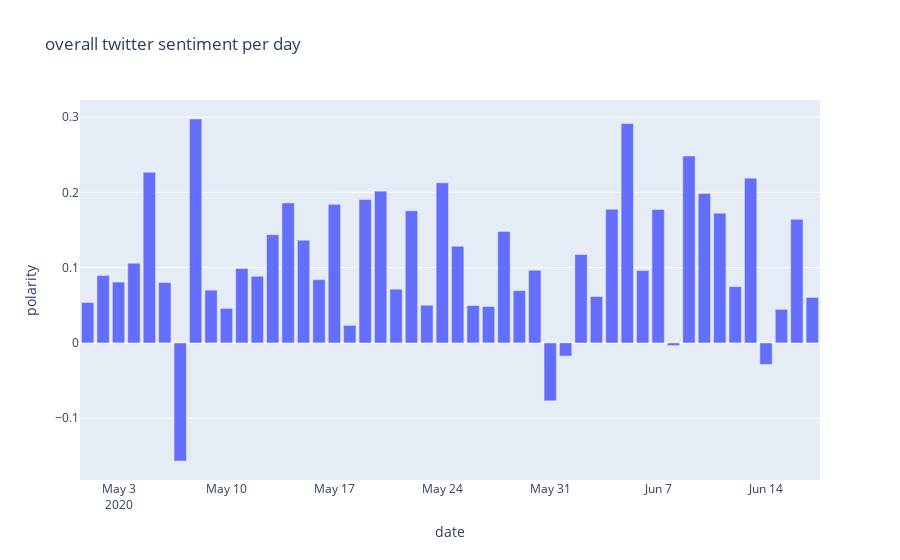

This figure's notebook cell:
### Code cell
#vizualization of tweet sentiment per day
fig = px.bar(groupeddf, x='date', y='polarity',title='overall twitter sentiment per day')
fig.show()

### Figure 1 — Plotly figure (JSON) as saved in the notebook; plotly's stock layout.template omitted (floating-point values rounded to 4 significant figures)
{"data": [{"alignmentgroup": "True", "hovertemplate": "date=%{x}<br>polarity=%{y}<extra></extra>", "legendgroup": "", "marker": {"color": "#636efa"}, "name": "", "offsetgroup": "", "orientation": "v", "showlegend": false, "textposition": "auto", "type": "bar", "x": ["2020-05-01", "2020-05-02", "2020-05-03", "2020-05-04", "2020-05-05", "2020-05-06", "2020-05-07", "2020-05-08", "2020-05-09", "2020-05-10", "2020-05-11", "2020-05-12", "2020-05-13", "2020-05-14", "2020-05-15", "2020-05-16", "2020-05-17", "2020-05-18", "2020-05-19", "2020-05-20", "2020-05-21", "2020-05-22", "2020-05-23", "2020-05-24", "2020-05-25", "2020-05-26", "2020-05-27", "2020-05-28", "2020-05-29", "2020-05-30", "2020-05-31", "2020-06-01", "2020-06-02", "2020-06-03", "2020-06-04", "2020-06-05", "2020-06-06", "2020-06-07", "2020-06-08", "2020-06-09", "2020-06-10", "2020-06-11", "2020-06-12", "2020-06-13", "2020-06-14", "2020-06-15", "2020-06-16", "2020-06-17"], "xaxis": "x", "y": [0.05371, 0.08941, 0.08081, 0.1058, 0.2267, 0.08019, -0.1568, 0.2974, 0.07003, 0.04584, 0.09879, 0.08853, 0.1437, 0.1859, 0.1365, 0.08398, 0.184, 0.02324, 0.1905, 0.2015, 0.07133, 0.1754, 0.05008, 0.2127, 0.1284, 0.04967, 0.04841, 0.1479, 0.06938, 0.09653, -0.07684, -0.0175, 0.1173, 0.06159, 0.1774, 0.2912, 0.09613, 0.1773, -0.003562, 0.2482, 0.1984, 0.1723, 0.07473, 0.2188, -0.02857, 0.04457, 0.1642, 0.06042], "yaxis": "y"}], "layout": {"barmode": "relative", "legend": {"tracegroupgap": 0}, "title": {"text": "overall twitter sentiment per day"}, "xaxis": {"anchor": "y", "domain": [0, 1], "title": {"text": "date"}}, "yaxis": {"anchor": "x", "domain": [0, 1], "title": {"text": "polarity"}}}}
